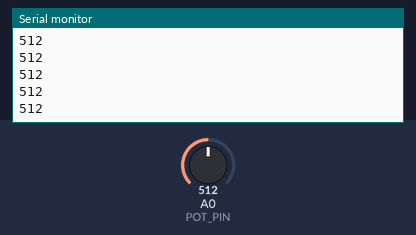
Bench run of a sketch on a simulated Arduino Uno, built with avr-gcc and run on an emulated ATmega328P. Shown: the last lines printed to the serial monitor. Inputs (shaded band) come from the test bench; at power-on: A0 (POT_PIN) = 512.

Above: at 1.2 s.
1.3 s: A0 (POT_PIN) set to 716
At 2.0 s:
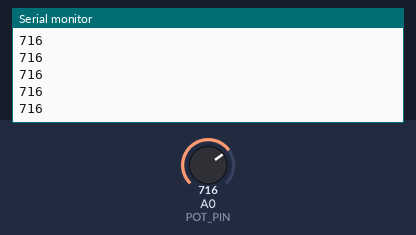
2.8 s: A0 (POT_PIN) set to 900
At 3.6 s:
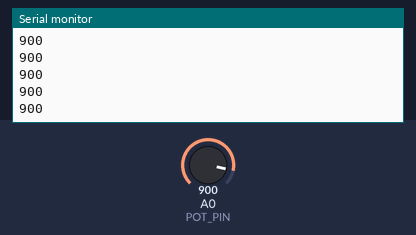
Timing chart, 0 to 5.8 s (numbered marks = the images above; inputs shaded):
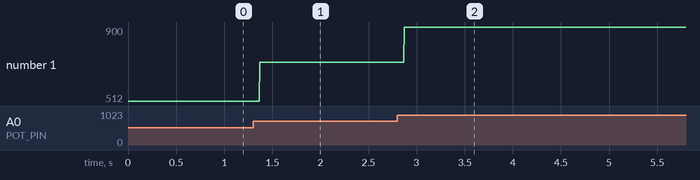

Measured:
- after the input at 1.3 s, the serial monitor: prints a new line after 0.07 s (image 1)
- after the input at 2.8 s, the serial monitor: prints a new line after 0.07 s (image 2)
- plotted number 1: 512 → 716 after the input at 1.3 s, 716 → 900 after the input at 2.8 s

The sketch:

2.3.ino
```cpp
const int POT_PIN = A0;

void setup() {
  // put your setup code here, to run once:
  Serial.begin(9600);

  pinMode(POT_PIN, INPUT);
}

void loop() {
  // put your main code here, to run repeatedly:
  int potVal = analogRead(POT_PIN);

  Serial.println(potVal);
}
```
